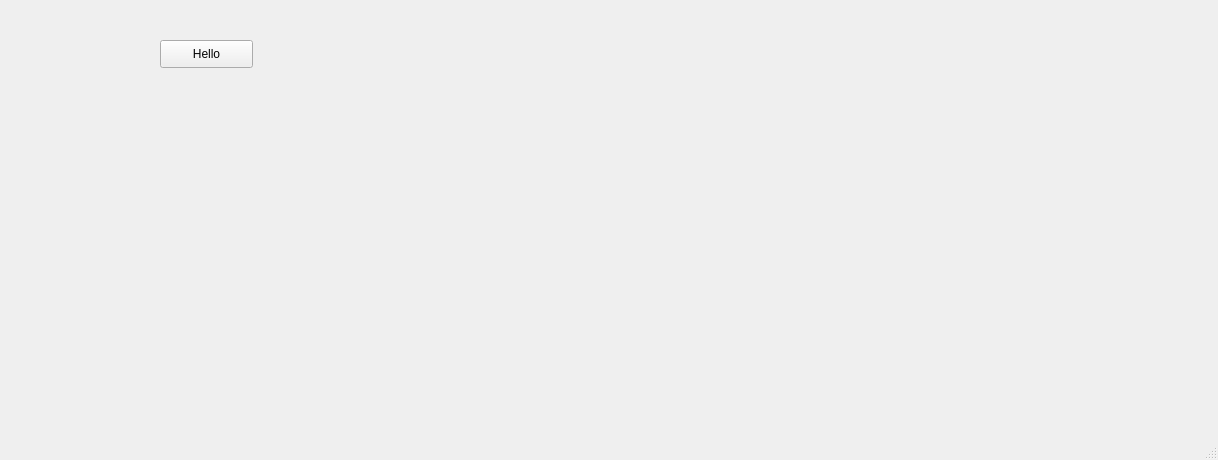
<?xml version="1.0" encoding="UTF-8"?>
<ui version="4.0">
 <class>MainWindow</class>
 <widget class="QMainWindow" name="MainWindow">
  <property name="geometry">
   <rect>
    <x>0</x>
    <y>0</y>
    <width>1218</width>
    <height>460</height>
   </rect>
  </property>
  <property name="windowTitle">
   <string>MainWindow</string>
  </property>
  <property name="windowIcon">
   <iconset>
    <normaloff>../Pics/gears30.png</normaloff>../Pics/gears30.png</iconset>
  </property>
  <widget class="QWidget" name="centralwidget">
   <widget class="QPushButton" name="button">
    <property name="geometry">
     <rect>
      <x>160</x>
      <y>40</y>
      <width>93</width>
      <height>28</height>
     </rect>
    </property>
    <property name="text">
     <string>Hello</string>
    </property>
   </widget>
  </widget>
  <widget class="QMenuBar" name="menubar">
   <property name="geometry">
    <rect>
     <x>0</x>
     <y>0</y>
     <width>1218</width>
     <height>26</height>
    </rect>
   </property>
  </widget>
  <widget class="QStatusBar" name="statusbar"/>
 </widget>
 <resources/>
 <connections/>
</ui>
